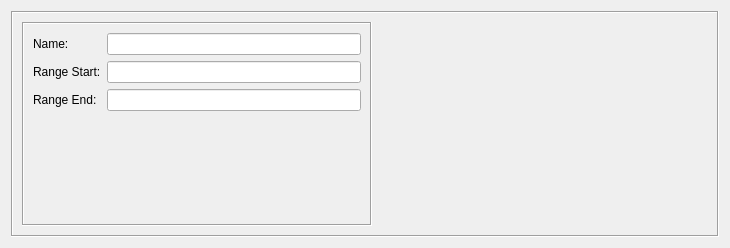
<?xml version="1.0" encoding="UTF-8"?>
<ui version="4.0">
 <class>AddressRangeDialog_q</class>
 <widget class="QWidget" name="AddressRangeDialog_q">
  <property name="enabled">
   <bool>true</bool>
  </property>
  <property name="geometry">
   <rect>
    <x>0</x>
    <y>0</y>
    <width>730</width>
    <height>248</height>
   </rect>
  </property>
  <property name="sizePolicy">
   <sizepolicy hsizetype="Preferred" vsizetype="Preferred">
    <horstretch>0</horstretch>
    <verstretch>0</verstretch>
   </sizepolicy>
  </property>
  <property name="windowTitle">
   <string>Address Range</string>
  </property>
  <layout class="QGridLayout" name="gridLayout">
   <item row="0" column="0">
    <widget class="QFrame" name="frame7">
     <property name="frameShape">
      <enum>QFrame::Shape::Box</enum>
     </property>
     <property name="frameShadow">
      <enum>QFrame::Shadow::Sunken</enum>
     </property>
     <layout class="QGridLayout">
      <item row="0" column="0" rowspan="2">
       <widget class="QFrame" name="frame7_2">
        <property name="sizePolicy">
         <sizepolicy hsizetype="Fixed" vsizetype="Preferred">
          <horstretch>0</horstretch>
          <verstretch>0</verstretch>
         </sizepolicy>
        </property>
        <property name="minimumSize">
         <size>
          <width>350</width>
          <height>0</height>
         </size>
        </property>
        <property name="maximumSize">
         <size>
          <width>350</width>
          <height>16777215</height>
         </size>
        </property>
        <property name="frameShape">
         <enum>QFrame::Shape::Box</enum>
        </property>
        <property name="frameShadow">
         <enum>QFrame::Shadow::Sunken</enum>
        </property>
        <layout class="QGridLayout" name="gridLayout_2">
         <item row="0" column="0">
          <widget class="QLabel" name="textLabel1">
           <property name="text">
            <string>Name:</string>
           </property>
           <property name="wordWrap">
            <bool>false</bool>
           </property>
          </widget>
         </item>
         <item row="0" column="1">
          <widget class="QLineEdit" name="obj_name">
           <property name="sizePolicy">
            <sizepolicy hsizetype="Preferred" vsizetype="Fixed">
             <horstretch>200</horstretch>
             <verstretch>0</verstretch>
            </sizepolicy>
           </property>
           <property name="minimumSize">
            <size>
             <width>0</width>
             <height>0</height>
            </size>
           </property>
          </widget>
         </item>
         <item row="1" column="0">
          <widget class="QLabel" name="textLabel2_2">
           <property name="text">
            <string>Range Start:</string>
           </property>
           <property name="wordWrap">
            <bool>false</bool>
           </property>
          </widget>
         </item>
         <item row="1" column="1">
          <widget class="QLineEdit" name="rangeStart">
           <property name="sizePolicy">
            <sizepolicy hsizetype="Preferred" vsizetype="Fixed">
             <horstretch>0</horstretch>
             <verstretch>0</verstretch>
            </sizepolicy>
           </property>
          </widget>
         </item>
         <item row="2" column="0">
          <widget class="QLabel" name="textLabel2_2_2">
           <property name="text">
            <string>Range End:</string>
           </property>
           <property name="wordWrap">
            <bool>false</bool>
           </property>
          </widget>
         </item>
         <item row="2" column="1">
          <widget class="QLineEdit" name="rangeEnd">
           <property name="sizePolicy">
            <sizepolicy hsizetype="Preferred" vsizetype="Fixed">
             <horstretch>0</horstretch>
             <verstretch>0</verstretch>
            </sizepolicy>
           </property>
          </widget>
         </item>
         <item row="3" column="1">
          <spacer name="verticalSpacer">
           <property name="orientation">
            <enum>Qt::Orientation::Vertical</enum>
           </property>
           <property name="sizeHint" stdset="0">
            <size>
             <width>20</width>
             <height>103</height>
            </size>
           </property>
          </spacer>
         </item>
        </layout>
       </widget>
      </item>
      <item row="0" column="1">
       <widget class="CommentKeywords" name="commentKeywords" native="true">
        <property name="sizePolicy">
         <sizepolicy hsizetype="Expanding" vsizetype="Expanding">
          <horstretch>0</horstretch>
          <verstretch>0</verstretch>
         </sizepolicy>
        </property>
       </widget>
      </item>
     </layout>
    </widget>
   </item>
  </layout>
 </widget>
 <customwidgets>
  <customwidget>
   <class>CommentKeywords</class>
   <extends>QWidget</extends>
   
   <container>1</container>
  </customwidget>
 </customwidgets>
 <tabstops>
  <tabstop>obj_name</tabstop>
  <tabstop>rangeStart</tabstop>
  <tabstop>rangeEnd</tabstop>
 </tabstops>
 <resources>
  <include location="MainRes.qrc"/>
 </resources>
 <connections>
  <connection>
   <sender>rangeStart</sender>
   <signal>editingFinished()</signal>
   <receiver>AddressRangeDialog_q</receiver>
   <slot>addressEntered()</slot>
   <hints>
    <hint type="sourcelabel">
     <x>220</x>
     <y>69</y>
    </hint>
    <hint type="destinationlabel">
     <x>364</x>
     <y>123</y>
    </hint>
   </hints>
  </connection>
  <connection>
   <sender>rangeStart</sender>
   <signal>returnPressed()</signal>
   <receiver>AddressRangeDialog_q</receiver>
   <slot>addressEntered()</slot>
   <hints>
    <hint type="sourcelabel">
     <x>220</x>
     <y>69</y>
    </hint>
    <hint type="destinationlabel">
     <x>364</x>
     <y>123</y>
    </hint>
   </hints>
  </connection>
 </connections>
 <slots>
  <slot>addressEntered()</slot>
 </slots>
</ui>
